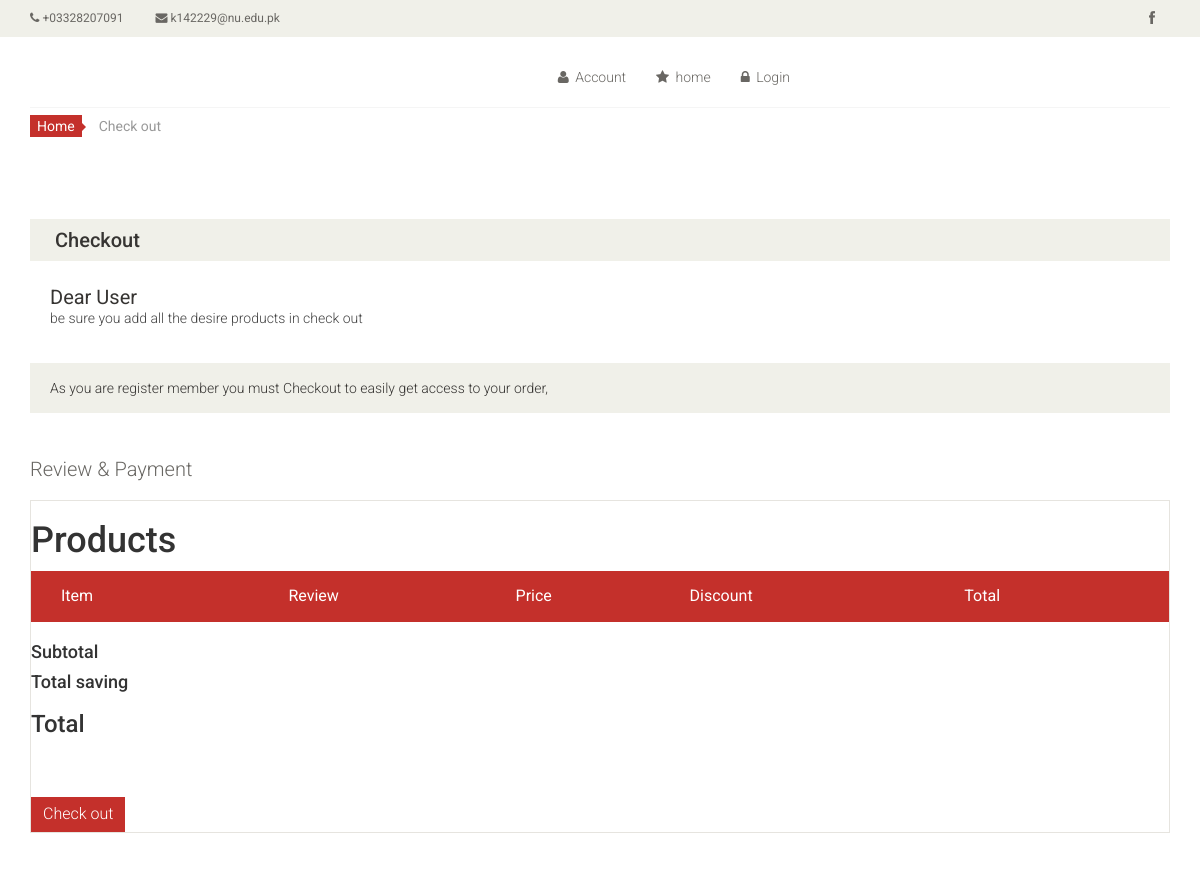
Before: /checkout.php with the older database file.
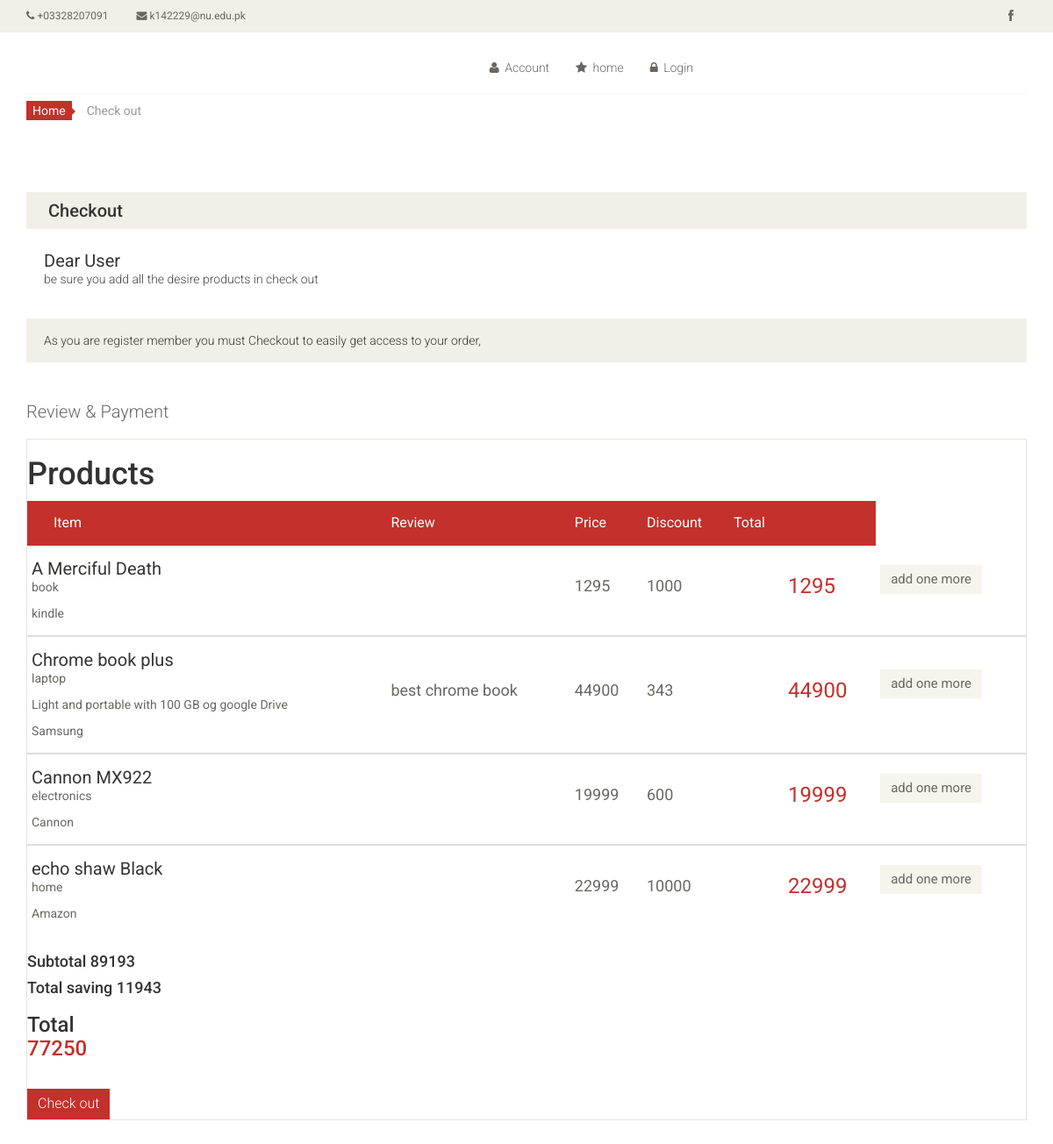
After: the same page with the newer database file.
### tables this page shows
CREATE TABLE `cart` (
  `itemid` int(11) NOT NULL,
  `id` int(100) NOT NULL,
  `itemname` varchar(255) NOT NULL,
  `itemType` varchar(255) NOT NULL,
  `companyName` varchar(255) NOT NULL,
  `rating` int(100) NOT NULL,
  `price` int(100) NOT NULL,
  `description` varchar(255) NOT NULL,
  `Discount` int(255) NOT NULL,
  `reviews` varchar(255) NOT NULL
);

### checkout.php (the view, shortened to what this page needs)
<!DOCTYPE html>
<html lang="en">
<head>
    <link href="css/bootstrap.min.css" rel="stylesheet">
    <link href="css/font-awesome.min.css" rel="stylesheet">
    <link href="css/prettyPhoto.css" rel="stylesheet">
    <link href="css/price-range.css" rel="stylesheet">
    <link href="css/animate.css" rel="stylesheet">
	<link href="css/main.css" rel="stylesheet">
	<link href="css/responsive.css" rel="stylesheet">
</head>
<body>
	<header id="header">
		<div class="header_top">
			<div class="container">
				<div class="row">
					<div class="col-sm-6">
						<div class="contactinfo">
							<ul class="nav nav-pills">
							  <li><a href="#"><em class="fa fa-phone"></em> +03328207091</a></li>
							  <li><a href="#"><em class="fa fa-envelope"></em> k142229@nu.edu.pk</a></li>
							</ul>
						</div>
					</div>
					<div class="col-sm-6">
						<div class="social-icons pull-right">
							<ul class="nav navbar-nav">
								<li><a href="https://www.facebook.com/UmerFarooq02"><i class="fa fa-facebook"></i></a></li>
							</ul>
						</div>
					</div>
				</div>
			</div>
		</div>
		<div class="header-middle">
			<div class="container">
				<div class="row">
					<div class="col-sm-8">
						<div class="shop-menu pull-right">
							<ul class="nav navbar-nav">
								<li><a href="login/index.php"><i class="fa fa-user"></i> Account</a></li>
								<li><a href="book1.php"><i class="fa fa-star"></i> home</a></li>
								<li><a href="login44a/index.php"><i class="fa fa-lock"></i> Login</a></li>
							</ul>
						</div>
					</div>
				</div>
			</div>
		</div>
	</header>
</body>
</html>
	<section id="cart_items">
		<div class="container">
			<div class="breadcrumbs">
				<ol class="breadcrumb">
				  <li><a href="#">Home</a></li>
				  <li class="active">Check out</li>
				</ol>
			</div>
			<div class="step-one">
				<h2 class="heading">Checkout</h2>
			</div>
			<div class="checkout-options">
				<h3>Dear User</h3>
				<p>be sure you add all the desire products in check out</p>
			</div>
			<div class="register-req">
				<p>As you are register member you must Checkout to easily get access to your order,</p>
			</div>
			<div class="review-payment">
				<h2>Review & Payment</h2>
			</div>
			<div class="table-responsive cart_info">
				<table class="table table-condensed">
					<thead>
						<tr class="cart_menu">
							<td class="image">Item</td>
							<td class="description"> Review</td>
							<td class="price">Price</td>
							<td class="quantity">Discount</td>
							<td class="total">Total</td>
							<td></td>
						</tr>
					</thead>
 <?php
 echo "<h1>Products </h1>";
$con=mysqli_connect("localhost","root","","db1");
$result = mysqli_query($con,"SELECT * FROM cart ");
while($row = mysqli_fetch_array($result))
{
	?>
					<tbody>
						<tr>
							<td class="cart_description">
								<h4><a href=""><?php echo $row['itemname'];?></a></h4>
								<p><?php echo $row['itemType'];?></p>
								<p><?php echo $row['description'];?></p>
								<p><?php echo $row['companyName'];?></p>
							</td>
							<td class="cart_price">
								<p><?php echo $row['reviews'];?></p>
							</td>
							<td class="cart_price">
								<p><?php echo $row['price'];?></p>
							</td>
							<td class="cart_price">
								<p><?php echo $row['Discount'];?></p>
							</td>
							<td class="cart_total">
							</td>
							<td class="cart_total">
								<p class="cart_total_price"><?php echo $row['price'];?></p>
							</td>
		<td>
			<?php		echo	'<a href ="addone.php?add='.$row['itemid'].'" class="btn btn-default add-to-cart"> add one more </a>';?>
		 </td>
<?php
	}
?>
						</tr>
					</tbody>
				</table>
				<h4>Subtotal
				<?php
				$con=mysqli_connect("localhost","root","","db1");
				$result11 = mysqli_query($con,"select sum(price) from cart");
	while ($row = $result11->fetch_assoc()) {
    echo $row['sum(price)']."<br>";
}
?></h4>
<h4>Total saving
<?php
$result12 = mysqli_query($con,"select sum(Discount) from cart");
$row = mysqli_fetch_assoc($result12);
echo $row['sum(Discount)']."<br>";
	?>
	</h4>
<h3>Total
<br><p class="cart_total_price">
<?php
$result13 = mysqli_query($con,"select sum(price)-sum(Discount) from cart");
$row = mysqli_fetch_assoc($result13);
echo $row['sum(price)-sum(Discount)']."<br>";
				?>
			</p></h3>
				<form action="remove.php" method="POST">
<button type="submit" class="btn btn-default get" >Check out</button>
</form>
			</div>
		</div>
	</section>

Changed rows visible on the page:
added cart: itemname "A Merciful Death", itemType "book", companyName "kindle", price "1295", Discount "1000"
added cart: itemname "Chrome book plus", itemType "laptop", description "Light and portable with 100 GB og google Drive", companyName "Samsung", reviews "best chrome book", price "44900", Discount "343"
added cart: itemname "Cannon MX922", itemType "electronics", companyName "Cannon", price "19999", Discount "600"
added cart: itemname "echo shaw Black", itemType "home", companyName "Amazon", price "22999", Discount "10000"
Other visible differences:
$row['sum(Discount)']: (not shown) → "11943"
$row['sum(price)-sum(Discount)']: (not shown) → "77250"
new list line: "89193"
